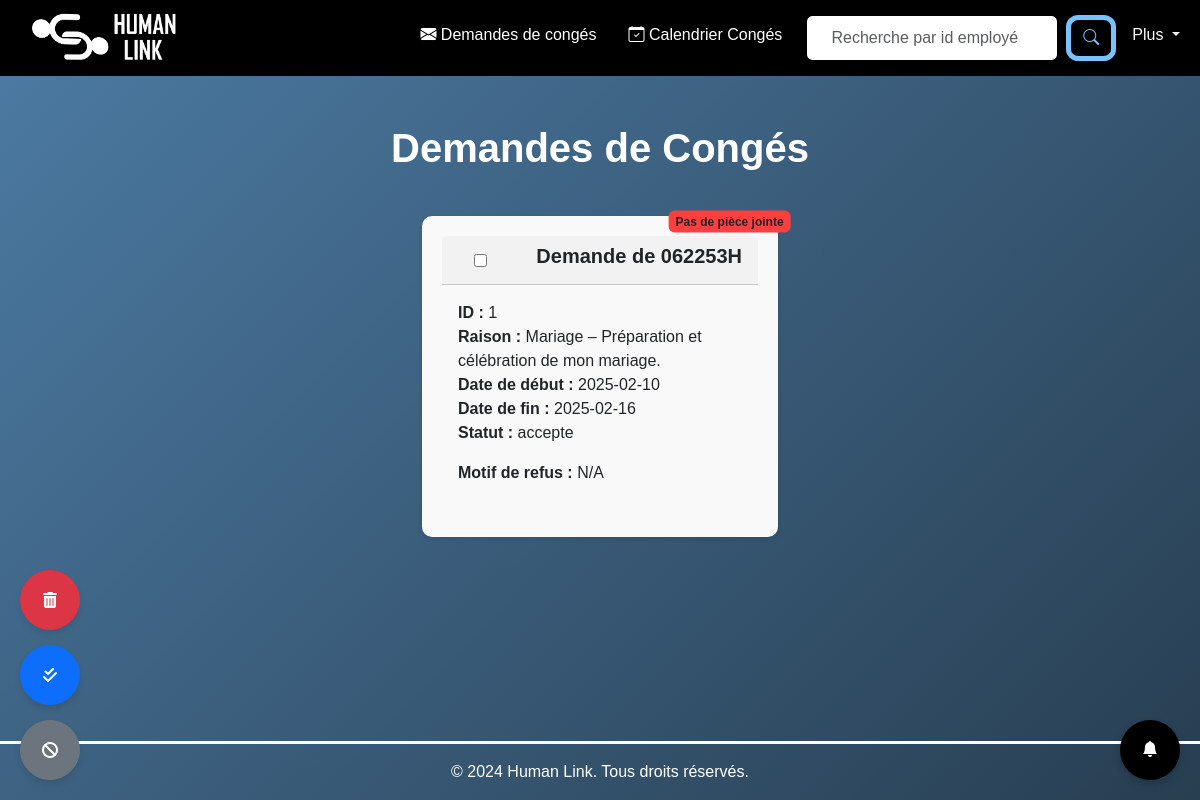
/afficher_demandes_congé (signed in), run on the app's committed database.
### tables this page shows
CREATE TABLE demandes_congé(
            id INTEGER PRIMARY KEY AUTOINCREMENT,
            id_utilisateurs TEXT NOT NULL,
            raison TEXT,
            date_debut DATE,
            date_fin DATE,
            description TEXT,
            statut TEXT DEFAULT 'en attente',
            statut_manager TEXT DEFAULT 'en attente',
            statut_admin TEXT DEFAULT 'en attente',
            motif_refus TEXT,
            pièce_jointe TEXT
        );

### app.py (the view)
@app.route("/afficher_demandes_congé")
def afficher_demandes_congé():
    if 'role' not in session or session['role'] not in ['admin', 'manager']:
        flash("Vous devez être connecté pour accéder à cette page.")
        return redirect(url_for('login'))
    connexion = connect_db()
    curseur = connexion.cursor()
    if session['role'] == 'admin':
        curseur.execute("""
            SELECT * FROM demandes_congé
            WHERE statut_manager = 'accepte'
        """)
        demandes = curseur.fetchall()
        notifications = récupérer_notifications(admin_email)
        nombre_notifications_non_lues = récupérer_nombre_notifications_non_lues(admin_email)
        marquer_notifications_comme_lues(admin_email)
        return render_template(
            "admin_congés.html",
            demandes=demandes,
            notifications=notifications,
            nombre_notifications_non_lues=nombre_notifications_non_lues
        )
    elif session['role'] == 'manager':
        manager_id = session['id']
        manager_email = session['email']
        curseur.execute("""
            SELECT dc.*
            FROM demandes_congé dc
            JOIN managers m ON dc.id_utilisateurs = m.id_supervise
            WHERE m.id_manager = ? AND statut_manager IN ('en attente', 'accepte', 'refuse')
        """, (manager_id,))
        demandes = curseur.fetchall()
        notifications = récupérer_notifications(manager_email)
        nombre_notifications_non_lues = récupérer_nombre_notifications_non_lues(manager_email)
        marquer_notifications_comme_lues(manager_email)
        return render_template(
            "manager_congés.html",
            demandes=demandes,
            notifications=notifications,
            nombre_notifications_non_lues=nombre_notifications_non_lues
        )
    else:
        return redirect(url_for('login'))

### app.py (called while the page is built)
def récupérer_notifications(email):
    connexion = connect_db()
    cur = connexion.cursor()
    cur.execute("""
        SELECT id, message, type, created_at, is_read
        FROM notifications
        WHERE email = ?
        ORDER BY created_at DESC
    """, (email,))
    notifications = cur.fetchall()
    connexion.close()
    return [
        {
            'id': n[0],
            'message': n[1],
            'type': n[2],
            'created_at': datetime.strptime(n[3], '%Y-%m-%d %H:%M:%S') if isinstance(n[3], str) else n[3],
            'is_read': n[4]
        }
        for n in notifications
    ]

def récupérer_nombre_notifications_non_lues(email):
    connexion = connect_db()
    cur = connexion.cursor()
    cur.execute("""
        SELECT COUNT(*)
        FROM notifications
        WHERE email = ? AND is_read = 0
    """, (email,))
    count = cur.fetchone()[0]
    connexion.close()
    return count

def marquer_notifications_comme_lues(email):
    connexion = connect_db()
    try:
        cur = connexion.cursor()
        cur.execute("""
            UPDATE notifications
            SET is_read = 1
            WHERE email = ?
        """, (email,))
        connexion.commit()
    except sqlite3.OperationalError as e:
        print(f"Erreur SQLite: {e}")
    finally:
        connexion.close()

@app.template_filter('format_datetime')
def format_datetime(value, format='%d-%m-%Y %H:%M'):
    if isinstance(value, datetime):
        return value.strftime(format)
    try:
        value = datetime.strptime(value, '%Y-%m-%d %H:%M:%S')
        return value.strftime(format)
    except Exception:
        return value

### db_setup.py (called while the page is built)
def connect_db():
    connexion = sqlite3.connect("rh_data.db")
    connexion.row_factory = sqlite3.Row
    return connexion

### templates/manager_congés.html (shortened to what this page needs)
{% extends "manager_base.html" %}
{% block content1 %}<li class="nav-item"><form class="d-flex mx-2" id ="searchBox"><input class="form-control me-2" type="search" id="searchInput" placeholder="Recherche par id employé" aria-label="Rechercher"><button class="btn btn-custom-search" type="button" onclick="searchDemande()"><i class="bi bi-search"></i></button></form></li>{% endblock %}
{% block content2 %}
<h1 class="text-center text-white mb-4">Demandes de Congés</h1>
{% if demandes %}
<div class="row justify-content-center">
    {% for demande in demandes | reverse %}
    <div class="col-md-6 col-lg-4 demande-card-wrapper">
        <div class="card demande-card" onclick="agrandirCarte(this)">
            <div class="card-header d-flex justify-content-between align-items-center">
                <input type="checkbox" class="checkbox-item mx-3" value="{{ demande[0] }}">
                <h5 class="card-title text-center fw-bold">Demande de {{ demande[1] }}</h5>
            </div>
            <div class="card-body">
                <p class="card-text">
                    <strong>ID :</strong> {{ demande[0] }}<br>
                    <strong>Raison :</strong> {{ demande[2] }}<br>
                    <strong>Date de début :</strong> {{ demande[3] }}<br>
                    <strong>Date de fin :</strong> {{ demande[4] }}<br>
                    <strong>Statut :</strong> {{ demande[7] }}<br>
                    <div style="display: flex; justify-content: space-between; align-items: center;">
                        <span><strong>Motif de refus :</strong> {{ demande[9] if demande[9] else "N/A" }}</span>
                        {% if demande.pièce_jointe %}
                        <a href="{{ url_for('static', filename='uploads/congés/' + demande.pièce_jointe) }}" target="_blank" class="btn btn-link btn-sm"><i class="bi bi-paperclip" style="font-size: 2rem;margin-left: 110px;"></i></a>
                        {% else %}
                        <span class="badge text-dark d-flex align-items-center justify-content-center" id ="badgePerso">Pas de pièce jointe</span>
                        {% endif %}
                    </div>
                </p>
            </div>
        </div>
    </div>
    {% endfor %}
</div>
<div class="floating-buttons">
    <button class="btn btn-danger rounded-circle floating-btn" onclick="deleteSelectedItems('demandes_congé')" title="Supprimer les congés sélectionnés"><i class="fas fa-trash-alt"></i></button>
    <button class="btn btn-primary rounded-circle floating-btn" onclick="selectAll()" title="Tout sélectionner"><i class="fas fa-check-double"></i></button>
    <button class="btn btn-secondary rounded-circle floating-btn" onclick="deselectAll()" title="Tout désélectionner"><i class="fas fa-ban"></i></button>
</div>
{% else %}
<div class="text-center mt-5">
    <img src="{{ url_for('static', filename='img/Fichier2.png') }}" alt="Aucune demande" class="no-demand-image">
    <h4 class="text-white mt-4">Aucune demande de congé pour le moment.</h4>
</div>
{% endif %}
{% endblock %}

### static/styles.css (style rules this page uses)
body { display: flex; flex-direction: column; min-height: 100vh; margin: 0; font-family: sans-serif; }
h1 { font-weight: bold; }
nav li { width: max-content; }
.btn-custom-search { border-color: #79c1ff; border-radius: 25%; border-width: 5px; color: #79c1ff; background-color: transparent; transition: background-color 0.3s, color 0.3s; }
.btn-custom-search .bi-search { color: inherit; }
.card { background: rgba(0, 0, 0, 0.392); border: white; border-radius: 15px; margin-top: 20px; }
#badgePerso { position: absolute; top: 0; right: 5%; transform: translate(25%, -25%); background-color: #ff3e3e; font-size: 0.75rem; padding: 0.4em 0.6em; }
.form-control { border-color:#000; }
.demande-card { background-color: #f9f9f9; padding: 20px; border-radius: 10px; box-shadow: 0 2px 5px rgba(0, 0, 0, 0.1); transition: transform 0.3s ease, box-shadow 0.3s ease; cursor: pointer; width: 100%; max-width: 400px; }
#searchBox { width: auto; }
@media (min-width: 1024px) { #searchBox { width: 310px; } }
#searchInput { text-align: center; }
.floating-buttons { position: fixed; bottom: 20px; left: 20px; display: flex; flex-direction: column; gap: 15px; z-index: 1000; }
.floating-btn { width: 60px; height: 60px; display: flex; align-items: center; justify-content: center; box-shadow: 0 4px 6px rgba(0, 0, 0, 0.1); transition: transform 0.2s ease, box-shadow 0.2s ease; }

### data on the page
demandes_congé: id_utilisateurs "062253H", id "1", raison "Mariage – Préparation et célébration de mon mariage.", date_debut "2025-02-10", date_fin "2025-02-16", statut_manager "accepte", demande "N/A"
